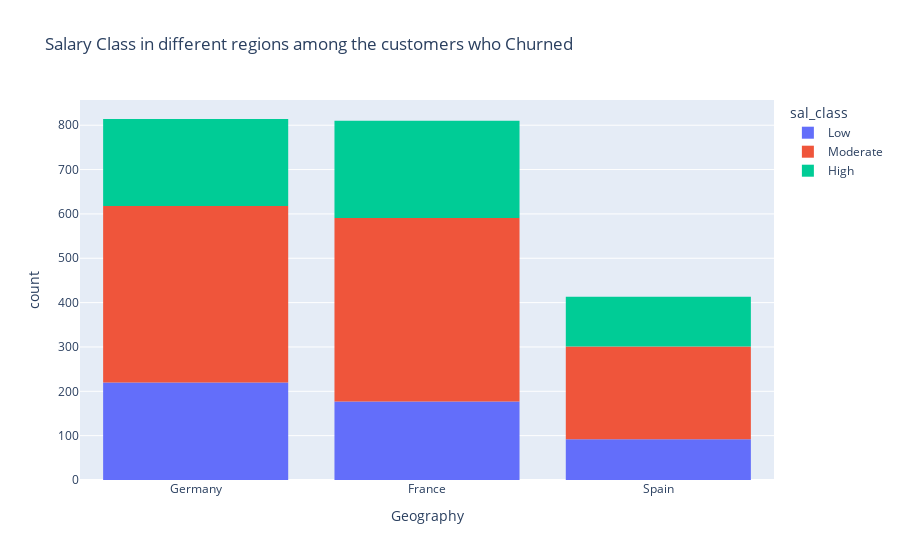

The notebook cell this image was saved under:
### Code cell
px.histogram(temp_1, x = temp_1['Geography'], color = temp_1['sal_class'], title = 'Salary Class in different regions among the customers who Churned' )

### Figure 1 — Plotly figure (JSON) as saved in the notebook; plotly's stock layout.template omitted (floating-point values rounded to 4 significant figures; data arrays with more than 128 entries replaced by an {"elided": "..."} marker saying what was removed)
{"data": [{"alignmentgroup": "True", "bingroup": "x", "hovertemplate": "sal_class=Low<br>Geography=%{x}<br>count=%{y}<extra></extra>", "legendgroup": "Low", "marker": {"color": "#636efa"}, "name": "Low", "offsetgroup": "Low", "orientation": "v", "showlegend": true, "type": "histogram", "x": {"elided": "489 str values"}, "xaxis": "x", "yaxis": "y"}, {"alignmentgroup": "True", "bingroup": "x", "hovertemplate": "sal_class=Moderate<br>Geography=%{x}<br>count=%{y}<extra></extra>", "legendgroup": "Moderate", "marker": {"color": "#EF553B"}, "name": "Moderate", "offsetgroup": "Moderate", "orientation": "v", "showlegend": true, "type": "histogram", "x": {"elided": "1021 str values"}, "xaxis": "x", "yaxis": "y"}, {"alignmentgroup": "True", "bingroup": "x", "hovertemplate": "sal_class=High<br>Geography=%{x}<br>count=%{y}<extra></extra>", "legendgroup": "High", "marker": {"color": "#00cc96"}, "name": "High", "offsetgroup": "High", "orientation": "v", "showlegend": true, "type": "histogram", "x": {"elided": "527 str values"}, "xaxis": "x", "yaxis": "y"}], "layout": {"barmode": "relative", "legend": {"title": {"text": "sal_class"}, "tracegroupgap": 0}, "title": {"text": "Salary Class in different regions among the customers who Churned"}, "xaxis": {"anchor": "y", "domain": [0, 1], "title": {"text": "Geography"}}, "yaxis": {"anchor": "x", "domain": [0, 1], "title": {"text": "count"}}}}
